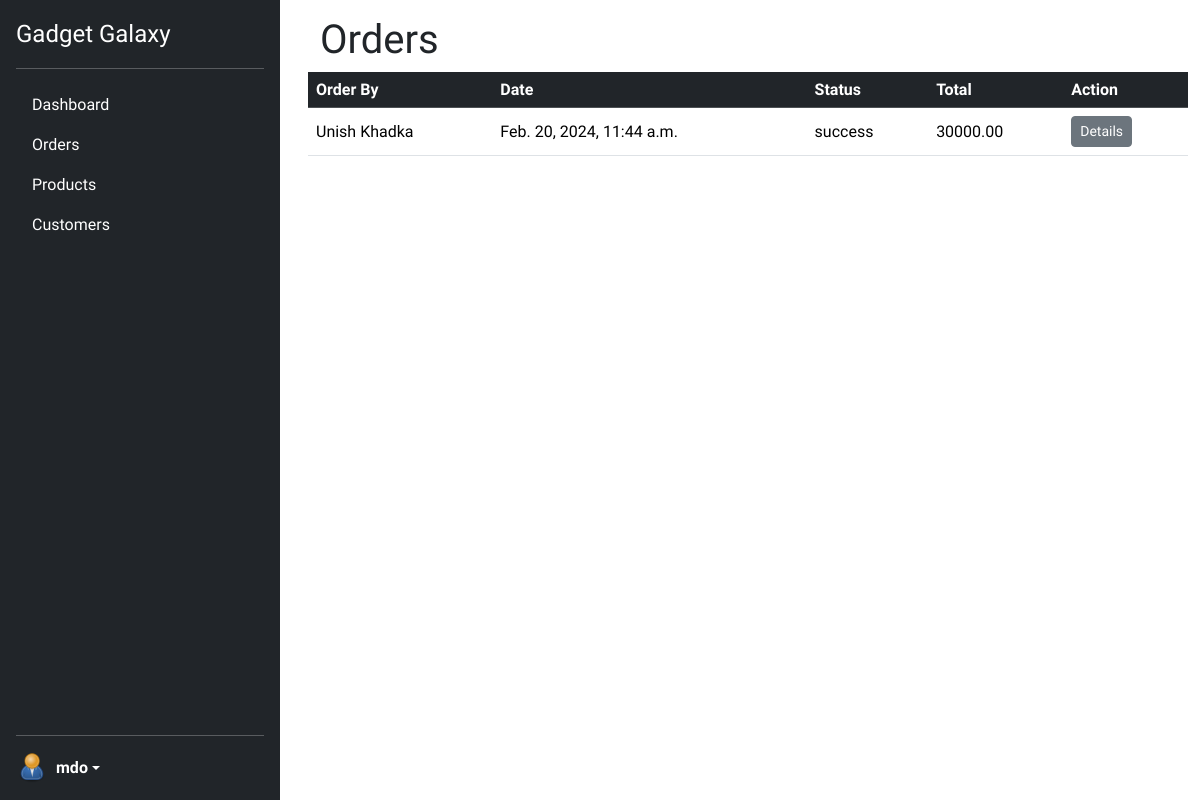
Page /admins/orders/ (signed in) on the earlier database version.
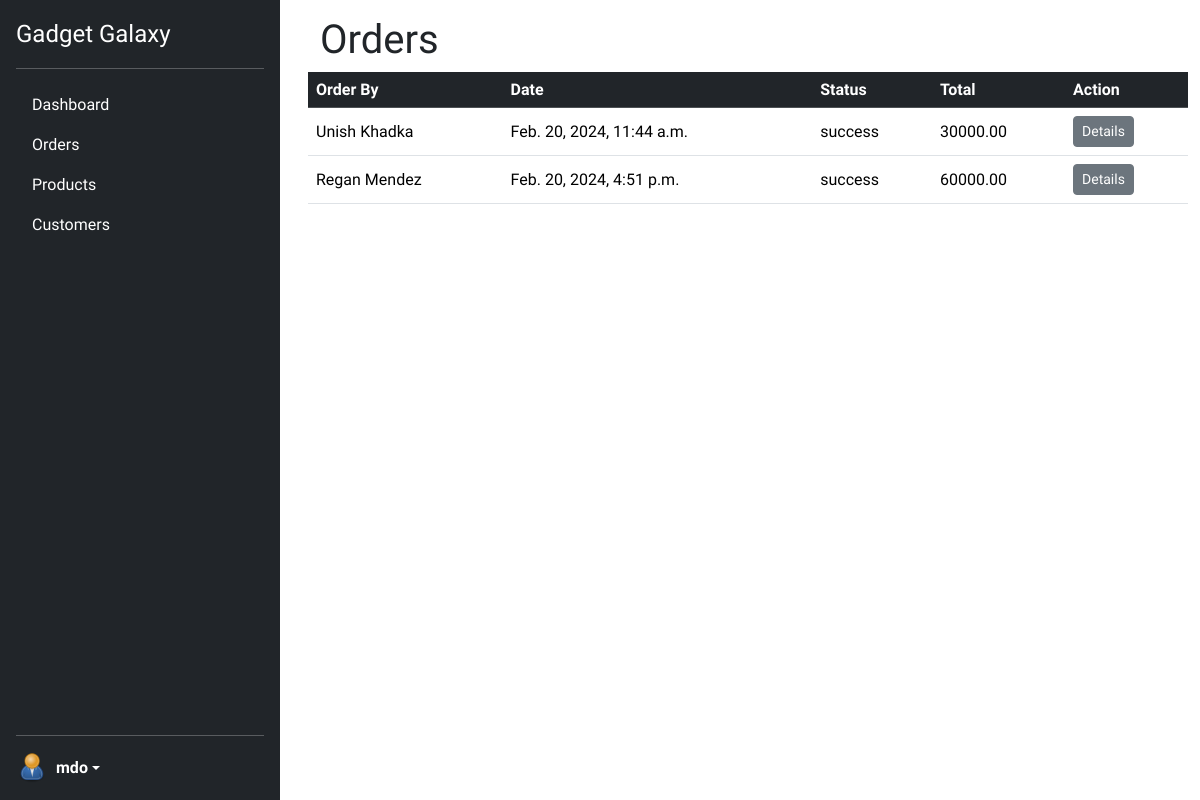
Same page on the later database version.
### ecommerce/models.py (models this page shows, shortened)
class Payment(models.Model):
    id = models.CharField(
        default=shortuuid.uuid, max_length=50, primary_key=True, editable=False
    )
    STATUS_INITIATED = "initiated"
    STATUS_PROCESSING = "processing"
    STATUS_SUCCESS = "success"
    STATUS_FAILED = "failed"
    STATUS_CHOICES = (
        (STATUS_INITIATED, "Initiated"),
        (STATUS_PROCESSING, "Processing"),
        (STATUS_SUCCESS, "Success"),
        (STATUS_FAILED, "Failed"),
    )
    order = models.OneToOneField("Order", on_delete=models.CASCADE)
    user = models.ForeignKey(User, on_delete=models.CASCADE)
    pidx = models.CharField(max_length=100, unique=True)
    status = models.CharField(
        max_length=15, choices=STATUS_CHOICES, default=STATUS_INITIATED
    )
    amount = models.DecimalField(max_digits=10, decimal_places=2)
    created_at = models.DateTimeField(auto_now_add=True)
    updated_at = models.DateTimeField(auto_now=True)

### users/models.py (models this page shows, shortened)
class CustomUser(AbstractBaseUser, PermissionsMixin):
    id = models.CharField(
        _("ID"), primary_key=True, max_length=22, default=shortuuid.uuid, editable=False
    )
    email = models.EmailField(_("Email Address"), unique=True)
    full_name = models.CharField(_("Full Name"), max_length=100)
    profile_image = models.ImageField(
        _("Profile Image"),
        upload_to="profile/",
        default="profile/default.png",
        null=True,
        blank=True,
    )
    is_active = models.BooleanField(_("Is Active"), default=True)
    is_staff = models.BooleanField(_("Is Staff"), default=False)
    date_joined = models.DateTimeField(_("Date Joined"), default=timezone.now)
    objects = CustomUserManager()
    USERNAME_FIELD = "email"
    REQUIRED_FIELDS = ["full_name"]
    class Meta:
        verbose_name = _("User")
        verbose_name_plural = _("Users")
        ordering = ["-date_joined"]

### admins/views.py (the view)
# urls.py: path("orders/", admin_orders, name="admin-orders"),
def admin_orders(request):
    if not is_admin(request):
        return redirect("index")
    payments = Payment.objects.all()
    context = {"payments": payments}
    return render(request, "admins/orders.html", context)

### admins/views.py (called while the page is built)
def is_admin(request):
    return True if request.user.is_staff else False

### ecommerce/context_processors.py (called while the page is built)
def cart_item_count(request):
    if request.user.is_authenticated:
        try:
            cart = Cart.objects.get(user=request.user)
            cart_items = CartItem.objects.filter(cart=cart)
            total = sum(item.quantity for item in cart_items)
            return {"cart_item_count": total}
        except Cart.DoesNotExist:
            return {"cart_item_count": 0}
    return {"cart_item_count": 0}

### admins/templates/admins/orders.html (shortened to what this page needs)
{% extends "admins/admin_base.html" %}
{% block admin-content %}
<div class="container mx-auto">
    <div class="d-flex justify-content-between align-items-center">
      <div>
        <h1>Orders</h1>
      </div>
    </div>
  </div>
  <table class=" table">
    <thead class="table-dark">
      <tr>
        <th scope="col">Order By</th>
        <th scope="col">Date</th>
        <th scope="col">Status</th>
        <th scope="col">Total</th>
        <th scope="col">Action</th>
      </tr>
    </thead>
    <tbody>
      {% for payment in payments %}
      <tr>
        <td class="align-middle">{{ payment.user.full_name }}</td>
        <td class="align-middle">{{ payment.created_at }}</td>
        <td class="align-middle">{{ payment.status }}</td>
        <td class="align-middle">{{payment.amount}}</td>
        <td class="align-middle">
            <a href="{% url "edit-order" payment.id%}" class="btn btn-secondary btn-sm">Details</a>
        </td>
      </tr>
      {% endfor %}
    </tbody>
  </table>
  </div>
{% endblock admin-content %}

Differences in the rows shown:
added Payment: user.full_name "Regan Mendez", created_at "Feb. 20, 2024, 4:51 p.m.", status "success", amount "60000.00"
